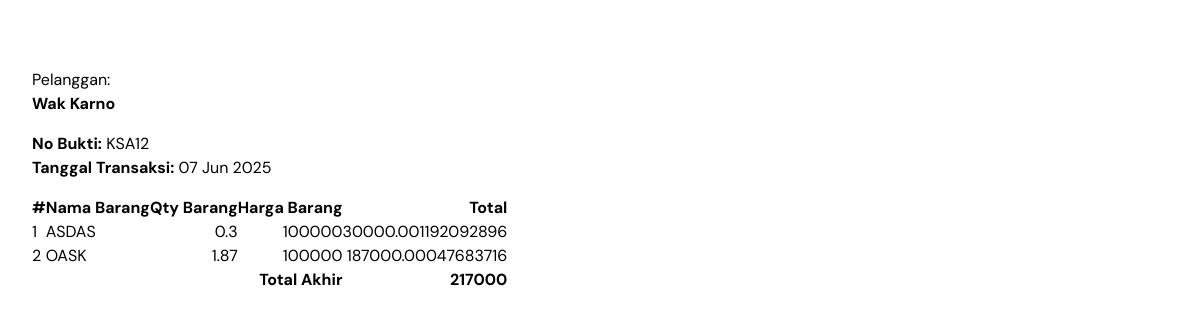
Screenshot of /?page=readMaster&id=93 with the database file from the repository.
### tables this page shows
CREATE TABLE `tbl_penjualan` (
  `id_penjualan` bigint unsigned NOT NULL AUTO_INCREMENT,
  `no_bukti` varchar(255) DEFAULT NULL,
  `tgl_bukti` date DEFAULT NULL,
  `pelanggan_id` int DEFAULT NULL,
  UNIQUE KEY `id` (`id_penjualan`)
);

CREATE TABLE `tbl_pelanggan` (
  `id` int NOT NULL AUTO_INCREMENT,
  `nama_pelanggan` varchar(255) DEFAULT NULL,
  PRIMARY KEY (`id`)
);

CREATE TABLE `penjualan_detail` (
  `id_detail` int NOT NULL AUTO_INCREMENT,
  `penjualan_id` int NOT NULL,
  `nama_barang` varchar(45) NOT NULL,
  `qty` float NOT NULL,
  `harga` double NOT NULL,
  PRIMARY KEY (`id_detail`)
);

### app/config.php (called while the page is built, shortened)
<?php
$hostname = 'localhost';
$username = 'root';
$pass = '';
$dbname = 'penjualan';
$conn = mysqli_connect($hostname, $username, $pass, $dbname);
function query($query)
{
  global $conn;
  $result = mysqli_query($conn, $query);
  $rows   = [];
  while ($row = mysqli_fetch_assoc($result)) {
    $rows[] = $row;
  }
  return $rows;
}

### pages/master/detail.php (the view, shortened to what this page needs)
<?php
$id = htmlspecialchars(addslashes($_GET['id']));
$penjualans = query("SELECT * FROM penjualan.tbl_penjualan
                     JOIN penjualan.tbl_pelanggan
                     ON penjualan.tbl_penjualan.pelanggan_id = penjualan.tbl_pelanggan.id WHERE id_penjualan = " . $id);
if ($penjualans !== []) {
  $penjualanDetail = query("SELECT nama_barang, qty, harga, (qty * harga) AS total
  FROM penjualan.penjualan_detail
  JOIN penjualan.tbl_penjualan ON penjualan.penjualan_detail.penjualan_id = penjualan.tbl_penjualan.id_penjualan
  WHERE id_penjualan = " . $id);
} else {
  flashMessage('danger', 'Data Penjualan Tidak Ditemukan');
  header("Location: ?page=master");
}
$totalAkhirHarga = 0;
foreach ($penjualanDetail as $pd) {
  $totalAkhirHarga += ($pd['harga'] * $pd['qty']);
}
?>
<?php foreach ($penjualans as $p): ?>
  <div class="container mt-3">
    <div class="card my-2 ">
      <div class="card-header bg-primary text-white">
        <h3 class="mb-0">Detail Penjualan</h3>
      </div>
      <div class="card-body">
        <div class="row mb-4">
          <div class="col-sm-6">
            <h5>Pelanggan:</h5>
            <p>
              <strong><?= $p['nama_pelanggan']; ?></strong>
            </p>
          </div>
        </div>
        <div class="row mb-4">
          <div class="col-sm-6">
            <p><strong>No Bukti:</strong> <?= $p['no_bukti']; ?></p>
            <p><strong>Tanggal Transaksi:</strong> <?= date('d M Y', strtotime($p['tgl_bukti'])); ?> </p>
          </div>
        </div>
        <div class="table-responsive">
          <table class="table table-bordered" id="tableInvoice">
            <thead class="table-light">
              <tr>
                <th>#</th>
                <th>Nama Barang</th>
                <th class="text-end">Qty Barang</th>
                <th class="text-end">Harga Barang</th>
                <th class="text-end">Total</th>
              </tr>
            </thead>
            <tbody>
              <?php $i = 1;
              foreach ($penjualanDetail as $pd): ?>
                <tr>
                  <td><?= $i++; ?></td>
                  <td><?= $pd['nama_barang']; ?></td>
                  <td class="text-end qtydetail"><?= $pd['qty']; ?></td>
                  <td class="text-end hargadetail"><?= $pd['harga']; ?></td>
                  <td class="text-end totaldetail"><?= $pd['total']; ?></td>
                </tr>
              <?php endforeach; ?>
            </tbody>
            <tfoot>
              <tr>
                <th colspan="4" class="text-end">Total Akhir</th>
                <th class="text-end totalakhirdetail"><?= $totalAkhirHarga; ?></th>
              </tr>
            </tfoot>
          </table>
        </div>
      </div>
    </div>
  </div>
<?php endforeach; ?>

### index.php (style rules this page uses)
* { font-family: "DM Sans", sans-serif; }

### rows the page displays
tbl_penjualan: pelanggan.nama_pelanggan "Wak Karno", no_bukti "KSA12", tgl_bukti "07 Jun 2025"
penjualan_detail: nama_barang "ASDAS", qty "0.3", harga "100000", total "30000.001192092896"
penjualan_detail: nama_barang "OASK", qty "1.87", harga "100000", total "187000.00047683716"
